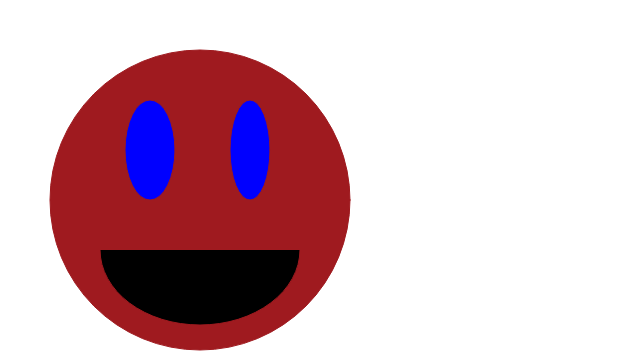
Frame 1 (no input)
Frame 60 (no input): identical to frame 1, image omitted
Frame 120 (the mouse pressed at the canvas centre since frame 60): identical to frame 1, image omitted

The p5.js sketch that drew this single still picture (run headless with seeded random() and noise() and a simulated clock; from frame 60 on, the mouse is pressed at the canvas centre):

// p5.js sketch
// ── sketch.js
// self portrait
function setup() {
	createCanvas(640, 360);
}

function draw() {
	background("white");
	noStroke();
	
	//HEAD
    stroke(159, 26, 31);
    fill(159, 26, 31);
    ellipse(200, 200, 300);
	
	// eyes
	fill("blue");
	ellipse(150, 150, 50, 100);
	ellipse(250, 150, 40, 100);
	
	//MOUTH
    fill(0, 0, 0);
    arc(200, 250, 200, 150, 0, PI);
    stroke(0, 0, 0);
}
